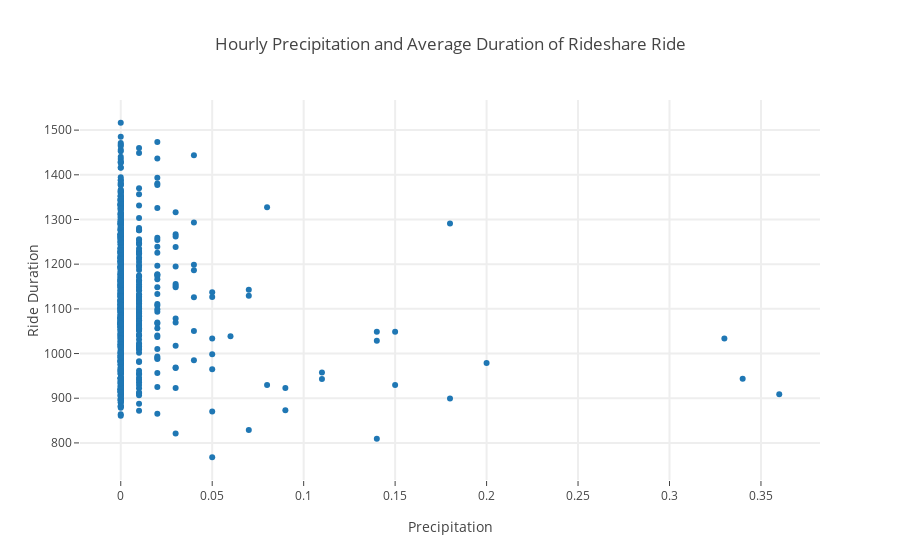

Notebook cell for this chart:
### Code cell
trace = go.Scatter(
    x = final['precip'],
    y = final['duration'],
    mode = 'markers'
)
layout= go.Layout(
    title= 'Hourly Precipitation and Average Duration of Rideshare Ride',
    hovermode= 'closest',
    xaxis= dict(
        title= 'Precipitation',
        ticklen= 5,
        zeroline= False,
        gridwidth= 2,
    ),
    yaxis=dict(
        title= 'Ride Duration',
        ticklen= 5,
        gridwidth= 2,
    ),
    showlegend= False
)
#data = [trace]
fig= go.Figure(data=[trace], layout=layout)

# Plot and embed in ipython notebook!
pyo.iplot(fig)

### Figure 1 — Plotly figure (JSON) as saved in the notebook; plotly's stock layout.template omitted (floating-point values rounded to 4 significant figures; data arrays with more than 128 entries replaced by an {"elided": "..."} marker saying what was removed)
{"data": [{"mode": "markers", "type": "scatter", "uid": "156bc04a-9a48-4f7a-be22-b95cb535d2c8", "x": {"elided": "793 float values"}, "y": {"elided": "793 float values"}}], "layout": {"hovermode": "closest", "showlegend": false, "title": "Hourly Precipitation and Average Duration of Rideshare Ride", "xaxis": {"gridwidth": 2, "ticklen": 5, "title": "Precipitation", "zeroline": false}, "yaxis": {"gridwidth": 2, "ticklen": 5, "title": "Ride Duration"}}}
